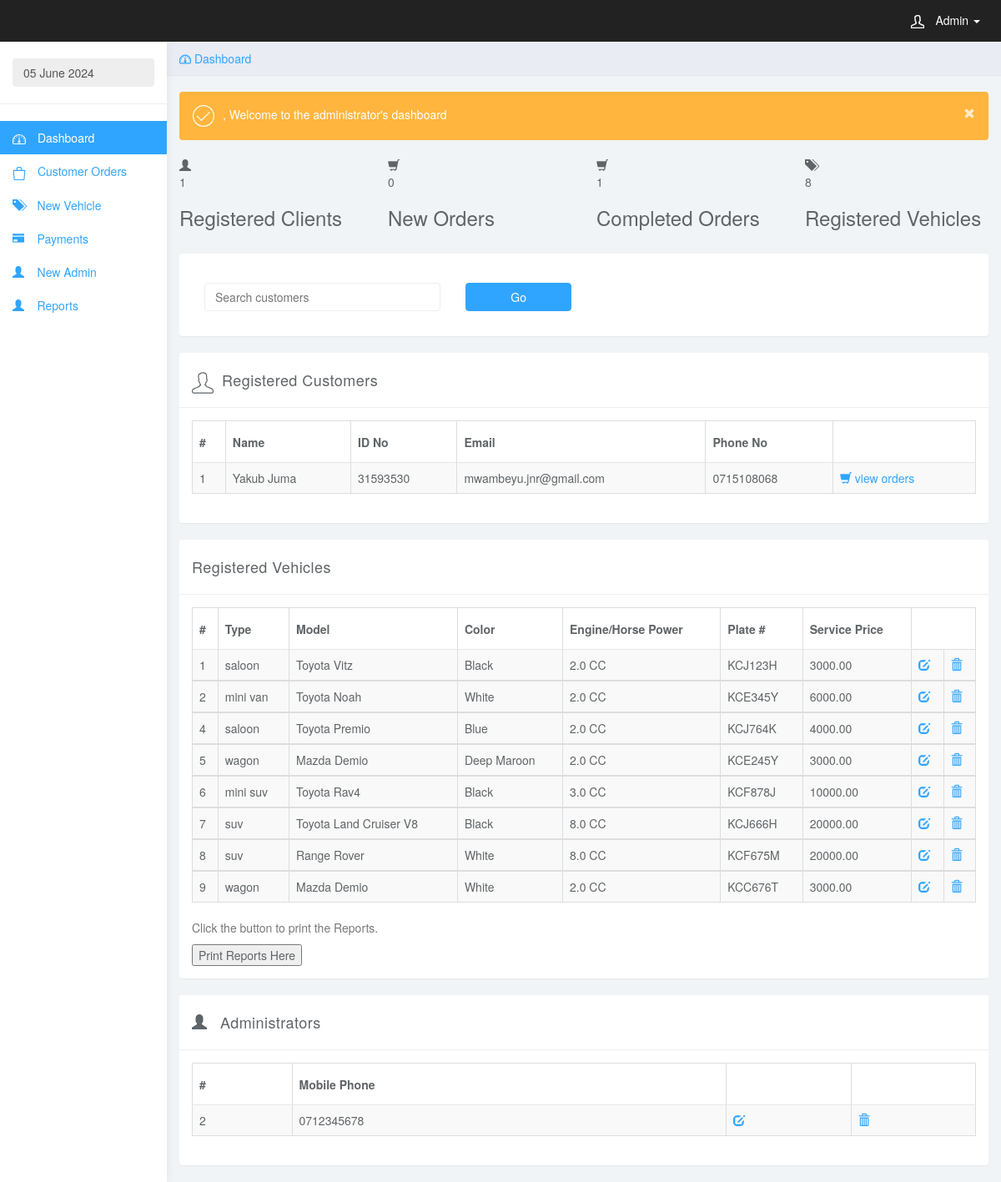
Page /app/admin_home.php (signed in) on the committed database.
### tables this page shows
CREATE TABLE IF NOT EXISTS `users` (
  `id` int(11) NOT NULL AUTO_INCREMENT,
  `user_type` varchar(100) NOT NULL,
  `username` varchar(100) NOT NULL,
  `password` varchar(100) NOT NULL,
  PRIMARY KEY (`id`)
);

CREATE TABLE IF NOT EXISTS `clients` (
  `id` int(11) NOT NULL AUTO_INCREMENT,
  `fname` varchar(50) NOT NULL,
  `id_no` varchar(50) NOT NULL,
  `email` varchar(100) NOT NULL,
  `phone` varchar(50) NOT NULL,
  PRIMARY KEY (`id`),
  UNIQUE KEY `id_no` (`id_no`,`email`,`phone`)
);

CREATE TABLE IF NOT EXISTS `vehicles` (
  `id` int(11) NOT NULL AUTO_INCREMENT,
  `status` varchar(50) NOT NULL,
  `type` varchar(50) NOT NULL,
  `model` varchar(50) NOT NULL,
  `color` varchar(50) NOT NULL,
  `engine` varchar(50) NOT NULL,
  `plate` varchar(50) NOT NULL,
  `price` decimal(10,2) NOT NULL,
  `img` varchar(50) NOT NULL,
  PRIMARY KEY (`id`)
);

### app/admin_home.php (the view, shortened to what this page needs)
<!DOCTYPE html>
<html>
<head>
<link href="css/bootstrap.min.css" rel="stylesheet">
<link href="css/datepicker3.css" rel="stylesheet">
<link href="css/styles.css" rel="stylesheet">
</head>
<body>
	<nav class="navbar navbar-inverse navbar-fixed-top" role="navigation">
		<div class="container-fluid">
			<div class="navbar-header">
				<ul class="user-menu">
					<li class="dropdown pull-right">
						<a href="#" class="dropdown-toggle" data-toggle="dropdown"><svg class="glyph stroked male-user"><use xlink:href="#stroked-male-user"></use></svg>
						<?php
                                global $pdo;$curr_user = $pdo->prepare("SELECT * FROM users WHERE username = ?");
                                    $curr_user->bindValue(1,$_SESSION['sess_id']);
                                    $curr_user->execute();
                                         while($loggeduser = $curr_user->fetch(PDO::FETCH_OBJ)) {
                                        echo ucfirst($loggeduser->user_type);
                  }
                  ?>
                  <span class="caret"></span></a>
					</li>
				</ul>
			</div>
		</div>
	</nav>
	<div id="sidebar-collapse" class="col-sm-3 col-lg-2 sidebar">
		<form role="search">
			<div class="form-group">
				<input type="text" class="form-control" value="<?php $date = new DateTime('now', new DateTimeZone('Africa/Nairobi'));
				$dayDate = $date->format("d F Y"); echo $dayDate; ?>" readonly>
			</div>
		</form>
		<ul class="nav menu">
			<li class="active"><a href="admin_home.php"><svg class="glyph stroked dashboard-dial"><use xlink:href="#stroked-dashboard-dial"></use></svg> Dashboard</a></li>
			<li class="parent ">
				<a href="#">
					<span data-toggle="collapse" href="#sub-item-1"><svg class="glyph stroked bag"><use xlink:href="#stroked-bag"></use></svg> Customer Orders</span></a>
			</li>
			<li class=""><a href="add_service.php"><i class="glyphicon glyphicon-tags"></i>&nbsp;&nbsp;&nbsp;  New Vehicle</a></li>
			<li class=""><a href="payments.php"><i class="glyphicon glyphicon-credit-card"></i>&nbsp;&nbsp;&nbsp;  Payments</a></li>
			<li class=""><a href="new_admin.php"><i class="glyphicon glyphicon-user"></i>&nbsp;&nbsp;&nbsp;  New Admin</a></li>
			<li class=""><a href="new_admin.php"><i class="glyphicon glyphicon-user"></i>&nbsp;&nbsp;&nbsp;  Reports</a></li>
		</ul>
	</div>
	<div class="col-sm-9 col-sm-offset-3 col-lg-10 col-lg-offset-2 main">
		<div class="row">
			<ol class="breadcrumb">
				<li><a href="#"><svg class="glyph stroked dashboard-dial"><use xlink:href="#stroked-dashboard-dial"></use></svg> Dashboard</a> </li>
			</ol>
		</div>
		<div class="row">
			<div class="col-lg-12">
			<br/>
			<div class="alert bg-warning" role="alert">
					<svg class="glyph stroked checkmark"><use xlink:href="#stroked-checkmark"></use></svg><?php
                  ?>, Welcome to the administrator's dashboard <a href="" class="pull-right"><span class="glyphicon glyphicon-remove"></span></a>
				</div>
			</div>
		</div>
		 <div class="row top_tiles">
              <div class="animated flipInY col-lg-3 col-md-3 col-sm-6 col-xs-12">
                <div class="tile-stats">
                  <div class="icon"><i class="glyphicon glyphicon-user"></i></div>
                  <div class="count"><?php
                                global $pdo;$curr_user = $pdo->prepare("SELECT * FROM clients");
                                    $curr_user->execute();
                                    $rows = $curr_user->rowCount();
                                         echo $rows;
                  ?></div>
                  <h3>Registered Clients</h3>
                </div>
              </div>
              <div class="animated flipInY col-lg-3 col-md-3 col-sm-6 col-xs-12">
                <div class="tile-stats">
                  <div class="icon"><i class="glyphicon glyphicon-shopping-cart"></i></div>
                  <div class="count"><?php
                                global $pdo;$curr_user = $pdo->prepare("SELECT * FROM bookings WHERE order_stat = 'new'");
                                    $curr_user->execute();
                                    $rows = $curr_user->rowCount();
                                         echo $rows;
                  ?></div>
                  <h3>New Orders</h3>
                </div>
              </div>
              <div class="animated flipInY col-lg-3 col-md-3 col-sm-6 col-xs-12">
                <div class="tile-stats">
                  <div class="icon"><i class="glyphicon glyphicon-shopping-cart"></i></div>
                  <div class="count"><?php
                                global $pdo;$curr_user = $pdo->prepare("SELECT * FROM bookings WHERE order_stat = 'settled'");
                                    $curr_user->execute();
                                    $rows = $curr_user->rowCount();
                                         echo $rows;
                  ?></div>
                  <h3>Completed Orders</h3>
                </div>
              </div>
              <div class="animated flipInY col-lg-3 col-md-3 col-sm-6 col-xs-12">
                <div class="tile-stats">
                  <div class="icon"><i class="glyphicon glyphicon-tags"></i></div>
                  <div class="count"><?php
                                global $pdo;$curr_user = $pdo->prepare("SELECT * FROM vehicles");
                                    $curr_user->execute();
                                    $rows = $curr_user->rowCount();
                                         echo $rows;
                  ?></div>
                  <h3>Registered Vehicles</h3>
                </div>
              </div>
            </div>
		<br/>
		<div class="row">
			<div class="col-md-12">
			<div class="panel panel-default">
					<div class="panel-body">
					<div class="col-md-4">
					<br/>
					<form role="search" action="<?php $_SERVER['PHP_SELF']?>" method="POST">
							<div class="form-group">
								<input type="text" name="id" class="form-control" placeholder="Search customers" autofocus>
							</div>
					</div>
						<div class="col-md-2">
						<br/>
							<button type="submit" name="search" class="btn btn-primary btn-block btn-flat">Go</button>
							</div>
					</div>
					</div>
				</div>
			</div>
			<div class="row">
			<div class="col-md-12">
			<div class="panel panel-default">
					<div class="panel-heading"><svg class="glyph stroked male-user"><use xlink:href="#stroked-male-user"></use></svg>Registered Customers</div>
					<div class="panel-body">
					<?php
					global $pdo,$user;
			$order=$pdo->prepare("SELECT * FROM clients ORDER BY id DESC");
			$order->bindValue(1,$user);
			$order->execute();
			echo "<table cellpadding='0' cellspacing='0' border='0' class='table table-striped table-bordered'><thead><tr><th>#</th><th>Name</th><th>ID No</th><th>Email </th><th>Phone No</th><th></th></tr></thead>";
		 	 while($rows = $order->fetch(PDO::FETCH_ASSOC)){
		 			 $ref =  $rows['id'];
					 $name = $rows['fname'];
		 			 $id_no = $rows['id_no'];
		 			 $email = $rows['email'];
		 			 $phone = $rows['phone'];
echo "<tbody><tr><td>".$ref."</td><td>".$name."</td><td>".$id_no."</td><td>".$email."</td><td>".$phone."</td></td><td><a href='client_book.php?id=".$id_no."' data-rel='collapse'><i class='glyphicon glyphicon-shopping-cart'></i> view orders</a></td></tr></tbody>";
		 	 	}
					echo "</table>";
					?>
					</div>
				</div>
			</div>
			<div class="col-md-12">
			<div class="panel panel-default">
					<div class="panel-heading"><i class=""></i> Registered Vehicles</div>
					<div class="panel-body">
					<?php
					global $pdo,$user;
			$order=$pdo->prepare("SELECT * FROM vehicles ORDER BY id ASC");
			$order->bindValue(1,$user);
			$order->execute();
			echo "<table cellpadding='0' cellspacing='0' border='0' class='table table-striped table-bordered'><thead><tr><th>#</th><th>Type</th><th>Model</th><th>Color</th><th>Engine/Horse Power</th><th>Plate #</th><th>Service Price</th></tr></thead>";
		 	 while($rows = $order->fetch(PDO::FETCH_ASSOC)){
		 			 $ref =  $rows['id'];
					 $type =  $rows['type'];
					 $model =  $rows['model'];
					 $color =  $rows['color'];
					 $engine =  $rows['engine'];
					 $plate =  $rows['plate'];
					 $price =  $rows['price'];
echo "<tbody><tr><td>".$ref."</td><td>".$type."</td><td>".$model."</td><td>".$color."</td><td>".$engine."</td><td>".$plate."</td><td>".$price."</td><td><a href='edit_service.php?id=".$ref."&price=".$price."&descr=".$plate."' data-rel='collapse'><i class='glyphicon glyphicon-edit'></i></a></td><td><a href='remove_service.php?id=".$ref."' data-rel='collapse'><i class='glyphicon glyphicon-trash'></i></a></td></tr></tbody>";
		 	 	}
					echo "</table>";
					?>
					<!DOCTYPE html>
<html>
<body>
<p>Click the button to print the Reports.</p>
<button onclick="myFunction()">Print Reports Here</button>
</body>
</html>
					</div>
				</div>
			</div>
					<div class="col-md-12">
			<div class="panel panel-default">
					<div class="panel-heading"><i class="glyphicon glyphicon-user"></i> Administrators</div>
					<div class="panel-body">
					<?php
					global $pdo,$user;
			$order=$pdo->prepare("SELECT * FROM users WHERE user_type = 'admin' ORDER BY id ASC");
			$order->bindValue(1,$user);
			$order->execute();
			echo "<table cellpadding='0' cellspacing='0' border='0' class='table table-striped table-bordered'><thead><tr><th>#</th><th>Mobile Phone</th><th></th><th></th></tr></thead>";
		 	 while($rows = $order->fetch(PDO::FETCH_ASSOC)){
		 			 $ref =  $rows['id'];
					 $descr = $rows['username'];
echo "<tbody><tr><td>".$ref."</td><td>".$descr."</td><td><a href='edit_admin.php?id=".$ref."&user=".$descr."' data-rel='collapse'><i class='glyphicon glyphicon-edit'></i></a></td><td><a href='remove_admin.php?id=".$ref."' data-rel='collapse'><i class='glyphicon glyphicon-trash'></i></a></td></tr></tbody>";
		 	 	}
					echo "</table>";
					?>
					</div>
				</div>
			</div>
		</div>
	</div>
</body>
</html>

### app/css/styles.css (style rules this page uses)
body { background: #f1f4f7; padding-top: 50px; color: #5f6468; }
p { color: #777; }
a, a:hover, a:focus { color: #30a5ff; }
h1, h2, h3, h4, h5, h6 { color: #5f6468; }
h3, h4 { font-weight: 300; }
.form-control { border: 1px solid #eee; box-shadow: none; }
.btn-primary, .btn-primary:hover, .btn-primary:focus, .btn-primary:active, .btn-primary.active, .open > .dropdown-toggle.btn-primary, .btn-primary.disabled, .btn-primary[disabled], fieldset[disabled] .btn-primary, .btn-primary.disabled:hover, .btn-primary[disabled]:hover, fieldset[disabled] .btn-primary:hover, .btn-primary.disabled:focus, .btn-primary[disabled]:focus, fieldset[disabled] .btn-primary:focus, .btn-primary.disabled:active, .btn-primary[disabled]:active, fieldset[disabled] .btn-primary:active, .btn-primary.disabled.active, .btn-primary[disabled].active, fieldset[disabled] .btn-primary.active { background-color: #30a5ff; border-color: #30a5ff; }
.bg-warning { color: #fff; background-color: #ffb53e; }
.bg-warning a { color: rgba(255, 255, 255, .75); }
.panel { border: 0; }
.panel-heading { font-size: 18px; font-weight: 300; letter-spacing: 0.025em; height: 66px; line-height: 45px; }
.panel-default .panel-heading { background: #fff; border-bottom: 1px solid #eee; color: #5f6468; }
.navbar { border: 0; }
.user-menu { display: inline-block; margin-top: 14px; margin-right: 10px; float: right; list-style: none; padding: 0; }
.user-menu a { color: #fff; }
.sidebar { display: block; background-color: #fff; padding: 0; display: none; }
.sidebar form { padding: 20px 15px 5px 15px; border-bottom: 1px solid #eee; margin-bottom: 20px; }
@media (min-width: 768px) { .sidebar { display: block; position: fixed; top: 50px; bottom: 0; left: 0; z-index: 1000; display: block; margin: 0; padding: 0; overflow-x: hidden; overflow-y: auto; background-color: #fff; box-shadow: 1px 0px 10px rgba(0, 0, 0, .05); } }
@media (min-width: 768px) { .navbar-header { width: 100%; } }
.sidebar ul.nav .active a, .sidebar ul.nav li.parent a.active, .sidebar ul.nav .active > a:hover, .sidebar ul.nav li.parent a.active:hover, .sidebar ul.nav .active > a:focus, .sidebar ul.nav li.parent a.active:focus { color: #fff; background-color: #30a5ff; }
.breadcrumb { border-radius: 0; padding: 10px 15px; background: #e9ecf2; box-shadow: 0 1px 1px rgba(0, 0, 0, .05); margin: 0 ; }
.panel-heading .glyphicon { margin-right: 10px; }
.table { background: #fff; }
.table>thead>tr>th { border-bottom: 1px solid #e6e7e8; vertical-align: middle; height: 50px; }
.sidebar .glyph, .user-menu .glyph { height: 16px; width: 16px; margin: 0 10px 0 0; stroke-width: 3px; }
.user-menu .glyph { stroke-width: 4px; }
.breadcrumb .glyph { height: 14px; width: 14px; margin: -2px 0 0 0; stroke-width: 4px; }
.alert .glyph, .panel-heading .glyph { width: 26px; height: 26px; margin: 0 10px 0 0; stroke-width: 2px; }

### rows in the picture
users: user_type "Admin", id "2", username "0712345678"
clients: id "1", fname "Yakub Juma", id_no "31593530", email "mwambeyu.jnr@gmail.com", phone "0715108068"
vehicles: id "1", type "saloon", model "Toyota Vitz", color "Black", engine "2.0 CC", plate "KCJ123H", price "3000.00"
vehicles: id "2", type "mini van", model "Toyota Noah", color "White", engine "2.0 CC", plate "KCE345Y", price "6000.00"
vehicles: id "4", type "saloon", model "Toyota Premio", color "Blue", engine "2.0 CC", plate "KCJ764K", price "4000.00"
vehicles: id "5", type "wagon", model "Mazda Demio", color "Deep Maroon", engine "2.0 CC", plate "KCE245Y", price "3000.00"
vehicles: id "6", type "mini suv", model "Toyota Rav4", color "Black", engine "3.0 CC", plate "KCF878J", price "10000.00"
vehicles: id "7", type "suv", model "Toyota Land Cruiser V8", color "Black", engine "8.0 CC", plate "KCJ666H", price "20000.00"
vehicles: id "8", type "suv", model "Range Rover", color "White", engine "8.0 CC", plate "KCF675M", price "20000.00"
vehicles: id "9", type "wagon", model "Mazda Demio", color "White", engine "2.0 CC", plate "KCC676T", price "3000.00"

### other values in the picture
$rows "1"
$rows "0"
$rows "8"
